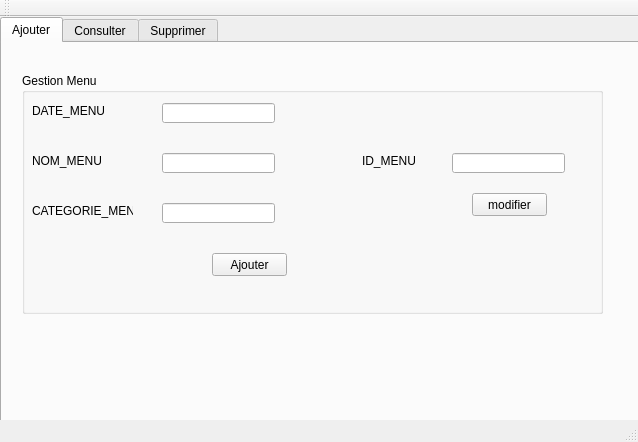
<?xml version="1.0" encoding="UTF-8"?>
<ui version="4.0">
 <class>MainWindow</class>
 <widget class="QMainWindow" name="MainWindow">
  <property name="geometry">
   <rect>
    <x>0</x>
    <y>0</y>
    <width>638</width>
    <height>442</height>
   </rect>
  </property>
  <property name="windowTitle">
   <string>Gestion des Clients</string>
  </property>
  <widget class="QWidget" name="centralWidget">
   <widget class="QTabWidget" name="tabWidget">
    <property name="geometry">
     <rect>
      <x>0</x>
      <y>0</y>
      <width>651</width>
      <height>431</height>
     </rect>
    </property>
    <property name="currentIndex">
     <number>0</number>
    </property>
    <widget class="QWidget" name="tab">
     <attribute name="title">
      <string>Ajouter</string>
     </attribute>
     <widget class="QGroupBox" name="groupBox">
      <property name="geometry">
       <rect>
        <x>20</x>
        <y>30</y>
        <width>581</width>
        <height>241</height>
       </rect>
      </property>
      <property name="title">
       <string>Gestion Menu</string>
      </property>
      <widget class="QLabel" name="label">
       <property name="geometry">
        <rect>
         <x>10</x>
         <y>30</y>
         <width>81</width>
         <height>16</height>
        </rect>
       </property>
       <property name="text">
        <string>DATE_MENU</string>
       </property>
      </widget>
      <widget class="QLabel" name="label_2">
       <property name="geometry">
        <rect>
         <x>10</x>
         <y>80</y>
         <width>81</width>
         <height>16</height>
        </rect>
       </property>
       <property name="text">
        <string>NOM_MENU</string>
       </property>
      </widget>
      <widget class="QLabel" name="label_3">
       <property name="geometry">
        <rect>
         <x>10</x>
         <y>130</y>
         <width>101</width>
         <height>16</height>
        </rect>
       </property>
       <property name="text">
        <string>CATEGORIE_MENU</string>
       </property>
      </widget>
      <widget class="QLineEdit" name="lineEdit">
       <property name="geometry">
        <rect>
         <x>140</x>
         <y>30</y>
         <width>113</width>
         <height>20</height>
        </rect>
       </property>
      </widget>
      <widget class="QLineEdit" name="lineEdit_2">
       <property name="geometry">
        <rect>
         <x>140</x>
         <y>80</y>
         <width>113</width>
         <height>20</height>
        </rect>
       </property>
      </widget>
      <widget class="QLineEdit" name="lineEdit_3">
       <property name="geometry">
        <rect>
         <x>140</x>
         <y>130</y>
         <width>113</width>
         <height>20</height>
        </rect>
       </property>
      </widget>
      <widget class="QPushButton" name="pushButton">
       <property name="geometry">
        <rect>
         <x>190</x>
         <y>180</y>
         <width>75</width>
         <height>23</height>
        </rect>
       </property>
       <property name="text">
        <string>Ajouter</string>
       </property>
      </widget>
      <widget class="QLineEdit" name="lineEdit7">
       <property name="geometry">
        <rect>
         <x>430</x>
         <y>80</y>
         <width>113</width>
         <height>20</height>
        </rect>
       </property>
       <property name="text">
        <string/>
       </property>
      </widget>
      <widget class="QPushButton" name="pushButton_3">
       <property name="geometry">
        <rect>
         <x>450</x>
         <y>120</y>
         <width>75</width>
         <height>23</height>
        </rect>
       </property>
       <property name="text">
        <string>modifier</string>
       </property>
      </widget>
     </widget>
     <widget class="QLabel" name="label_7">
      <property name="geometry">
       <rect>
        <x>360</x>
        <y>110</y>
        <width>81</width>
        <height>16</height>
       </rect>
      </property>
      <property name="text">
       <string>ID_MENU</string>
      </property>
     </widget>
    </widget>
    <widget class="QWidget" name="tab_2">
     <attribute name="title">
      <string>Consulter</string>
     </attribute>
     <widget class="QTableView" name="tableView">
      <property name="geometry">
       <rect>
        <x>20</x>
        <y>10</y>
        <width>611</width>
        <height>281</height>
       </rect>
      </property>
     </widget>
     <widget class="QLineEdit" name="textDelete">
      <property name="geometry">
       <rect>
        <x>380</x>
        <y>300</y>
        <width>113</width>
        <height>20</height>
       </rect>
      </property>
     </widget>
     <widget class="QLabel" name="label_15">
      <property name="geometry">
       <rect>
        <x>350</x>
        <y>300</y>
        <width>47</width>
        <height>14</height>
       </rect>
      </property>
      <property name="text">
       <string>ID</string>
      </property>
     </widget>
     <widget class="QPushButton" name="pushButton_4">
      <property name="geometry">
       <rect>
        <x>510</x>
        <y>300</y>
        <width>75</width>
        <height>23</height>
       </rect>
      </property>
      <property name="text">
       <string>Supprimer</string>
      </property>
     </widget>
    </widget>
    <widget class="QWidget" name="tab_3">
     <attribute name="title">
      <string>Supprimer</string>
     </attribute>
    </widget>
   </widget>
  </widget>
  <widget class="QMenuBar" name="menuBar">
   <property name="geometry">
    <rect>
     <x>0</x>
     <y>0</y>
     <width>638</width>
     <height>22</height>
    </rect>
   </property>
  </widget>
  <widget class="QToolBar" name="mainToolBar">
   <attribute name="toolBarArea">
    <enum>TopToolBarArea</enum>
   </attribute>
   <attribute name="toolBarBreak">
    <bool>false</bool>
   </attribute>
  </widget>
  <widget class="QStatusBar" name="statusBar"/>
 </widget>
 <layoutdefault spacing="6" margin="11"/>
 <resources/>
 <connections/>
</ui>
